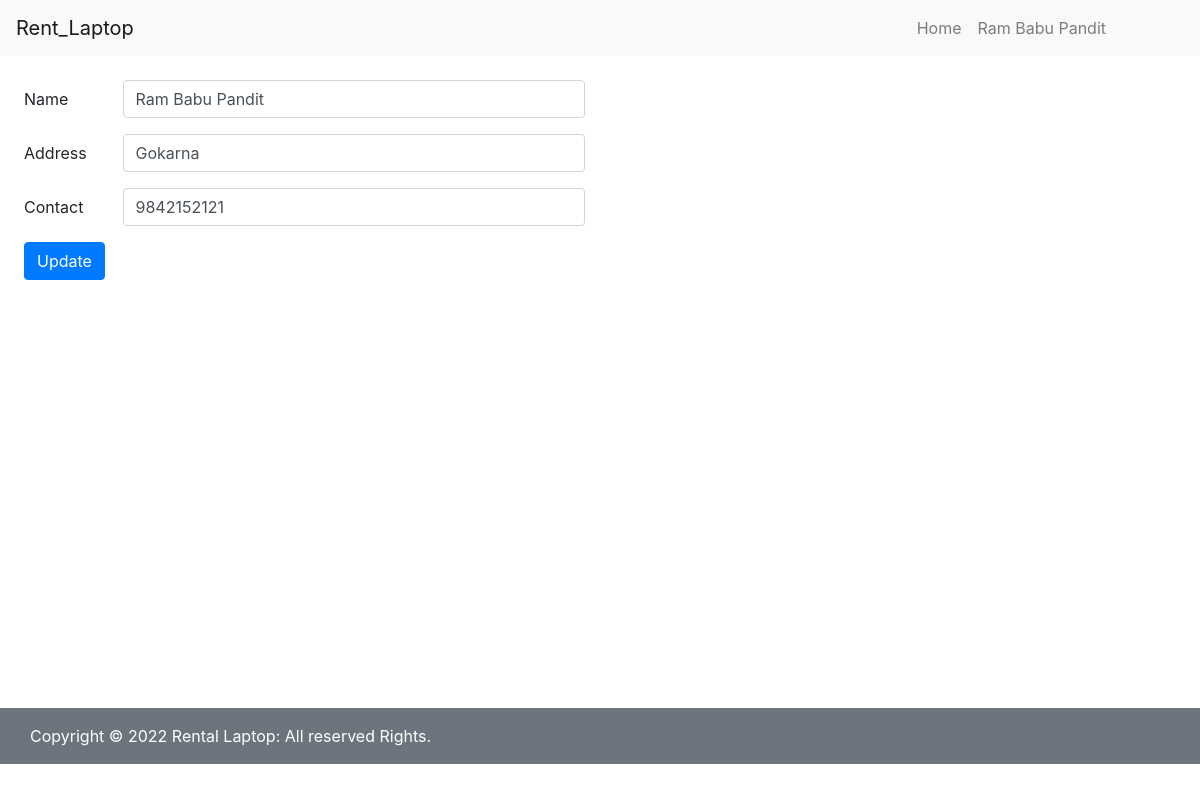
The app's page /modules/customer/index.php?m=profile&p=change&id=7 (signed in) with its own data.
### tables this page shows
CREATE TABLE `customer` (
  `c_id` int(11) UNSIGNED NOT NULL,
  `c_name` varchar(30) NOT NULL,
  `c_address` varchar(30) NOT NULL,
  `c_contact` varchar(10) NOT NULL,
  `c_profile` varchar(225) NOT NULL,
  `c_email` varchar(30) NOT NULL,
  `c_password` varchar(30) NOT NULL,
  `account_status` varchar(20) DEFAULT 'pending',
  `a_id` int(11) UNSIGNED DEFAULT NULL
);

### scriptlibrary/pagecontroller.php (called while the page is built)
<?php
$req=$_SERVER['REQUEST_URI'];
$sec=explode('/',$req)[3];
$module=isset($_GET['m'])?$_GET['m']:'dashboard';
$page=isset($_GET['p'])?$_GET['p']:'browse';
include dirname(__FILE__)."/../modules/".$sec."/".$module."/".$page.".php";
?>

### engine/models/auth.php (called while the page is built, shortened)
<?php
    class Auth{
       public $role;
        function getRole(){
            return $this->role;
        }
    }
?>

### engine/models/dbconnection.php (called while the page is built, shortened)
<?php
    class dbh{
        protected function connect(){
            $this->servername="localhost";
            $this->username ="root";
            $this->password="";
            $this->dbname="rentlaptop";
            $conn= new mysqli($this->servername,$this->username,$this->password,$this->dbname);
            return $conn;
        }
    }
?>

### engine/models/updateUser.php (called while the page is built, shortened)
<?php
    class updateUser extends dbh{
        public function getProfile($role,$id){
            if($role=='owner'){
                $sql="SELECT * FROM owner
                WHERE o_id=$id";
                $result=$this->connect()->query($sql);
                $nums=$result->num_rows;
                if($nums>0){
                    while($row=$result->fetch_assoc()){
                        return $row;
                    }
                }
            }else{
                $sql="SELECT * FROM  customer
                WHERE c_id=$id";
                $result=$this->connect()->query($sql);
                $nums=$result->num_rows;
                if($nums>0){
                    while($row=$result->fetch_assoc()){
                        return $row;
                    }
                }
            }
        }
    }
?>

### modules/customer/profile/change.php (the view, shortened to what this page needs)
<?php
    require_once('../../engine/models/dbconnection.php');
	require_once('../../engine/models/updateUser.php');
    $viewProfile= new updateUser();
	if(isset($_GET['id'])){
        $id=$_GET['id'];
        $role= $_SESSION['auth']->getRole();
            $Profile= $viewProfile->getProfile($role,$id);
            $datas[]=$Profile;
            foreach($datas as $data){
            $name=$data['c_name'];
            $address=$data['c_address'];
            $contact=$data['c_contact'];
        }
    }
    ?>
    <form method="POST" name="myForm" class="was-validate" action="index.php?m=profile&p=update">
        <div class="form-group row">
            <label for="inputName3" class="col-sm-1 col-form-label">Name</label>
            <div class="col-sm-5">
                <input type="text" class="form-control" id="inputName3" name="name" placeholder="Full Name" value="<?php echo $name; ?>" required>
            </div>
        </div>
        <div class="form-group row">
            <label for="inputAddress3" class="col-sm-1 col-form-label">Address</label>
            <div class="col-sm-5">
                <input type="text" class="form-control" id="inputAddress3" name="address" placeholder="Address" value="<?php echo $address; ?>" required>
            </div>
        </div>
        <div class="form-group row">
            <label for="inputContact3" class="col-sm-1 col-form-label">Contact</label>
            <div class="col-sm-5">
                <input type="text" class="form-control" id="inputContact3"  onkeypress='validate(event)' name="contact" maxlength="10" value="<?php echo $contact; ?>" required>
            </div>
         </div>
        <div class="form-group row">
            <div class="col-sm-10">
                <button type="submit" class="btn btn-primary" name="update">Update</button>
            </div>
        </div>
    </form>

### records on screen
customer: name "Ram Babu Pandit", address "Gokarna", contact "9842152121"

### other values on screen
$_SESSION['auth']->name "Ram Babu Pandit"
